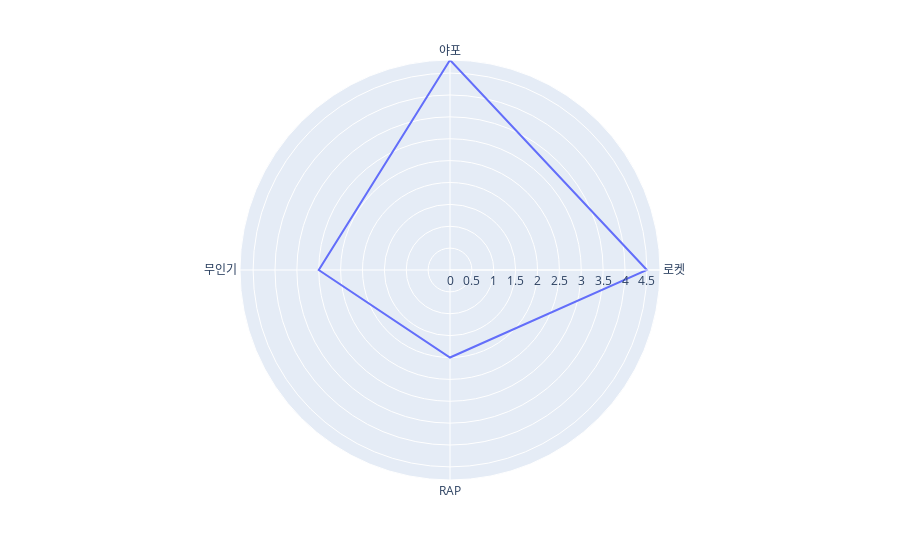

This figure's notebook cell:
### Code cell
import plotly.express as px

fig = px.line_polar(r=[4.8, 4.5, 2, 3], theta=['야포','로켓','RAP','무인기'], line_close=True)

fig.show()

### Figure 1 — Plotly figure (JSON) as saved in the notebook; plotly's stock layout.template omitted (floating-point values rounded to 4 significant figures)
{"data": [{"hovertemplate": "r=%{r}<br>theta=%{theta}<extra></extra>", "legendgroup": "", "line": {"color": "#636efa", "dash": "solid"}, "marker": {"symbol": "circle"}, "mode": "lines", "name": "", "r": [4.8, 4.5, 2, 3, 4.8], "showlegend": false, "subplot": "polar", "theta": ["야포", "로켓", "RAP", "무인기", "야포"], "type": "scatterpolar"}], "layout": {"legend": {"tracegroupgap": 0}, "margin": {"t": 60}, "polar": {"angularaxis": {"direction": "clockwise", "rotation": 90}, "domain": {"x": [0, 1], "y": [0, 1]}}}}
